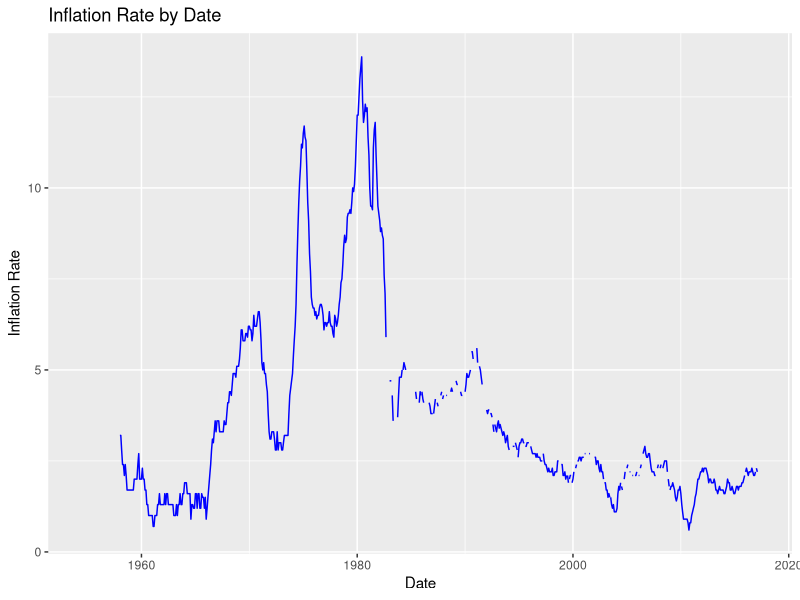
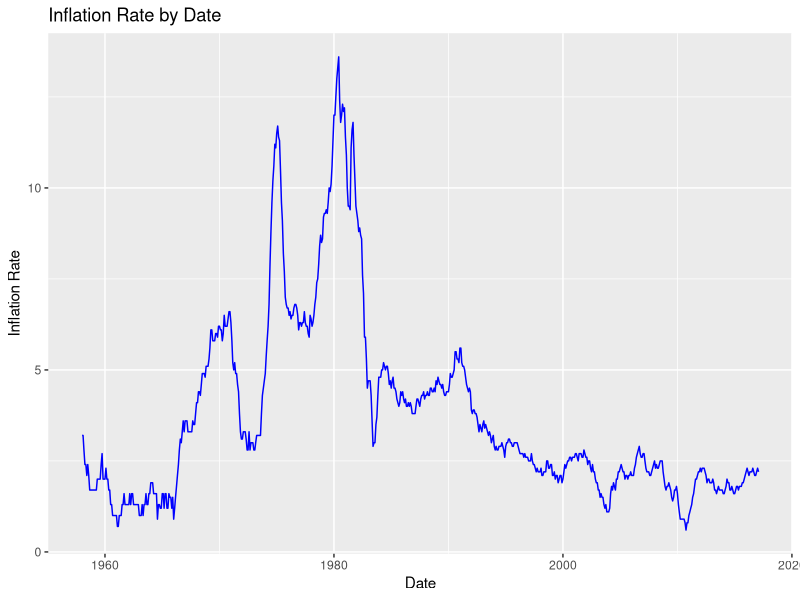
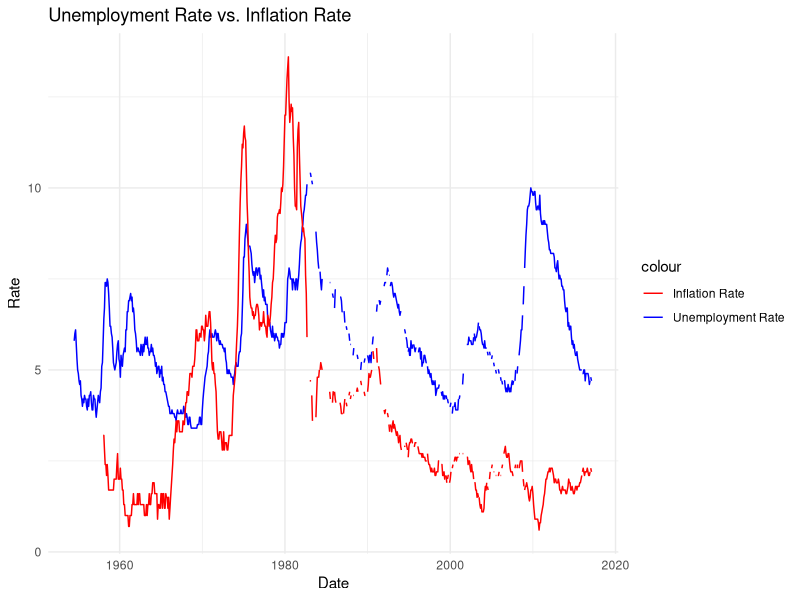

The R script that drew these images, in order:
## ---- chunk 1
#| label: setup
#| warning: false
#| message: false

library(tidyverse)
library(ggplot2)
library(lubridate)

knitr::opts_chunk$set(echo = TRUE, warning=FALSE, message=FALSE)
## ---- chunk 2
fed_rate <- read_csv("_data/FedFundsRate.csv")
head(fed_rate)
## ---- chunk 3
dim(fed_rate)
colnames(fed_rate)
## ---- chunk 4
#count the total missing values
sum(is.na(fed_rate))
## ---- chunk 5
#new cleaned date column 
fed_rate_clean <- fed_rate %>% 
  mutate(Date= ymd(str_c(Year, Month, Day, sep ="/"))) %>% 
  select(4:10, 11)
head(fed_rate_clean)
## ---- chunk 6

ggplot(fed_rate_clean, aes(x=Date, y=fed_rate_clean$`Inflation Rate`)) + 
  geom_line(color= "blue") + 
  xlab("Date") + 
  ylab("Inflation Rate") + 
  ggtitle("Inflation Rate by Date")
## ---- chunk 7
fed_rate_comp <- fed_rate_clean[!is.na(fed_rate_clean$`Inflation Rate`), ]

ggplot(fed_rate_comp, aes(x=Date, y=fed_rate_comp$`Inflation Rate`)) + 
  geom_line(color= "blue") + 
  xlab("Date") + 
  ylab("Inflation Rate") + 
  ggtitle("Inflation Rate by Date")
## ---- chunk 8
ggplot(fed_rate_clean, aes(x = Date)) +
  geom_line(aes(y = `Unemployment Rate`, color = "Unemployment Rate")) +
  geom_line(aes(y = `Inflation Rate`, color = "Inflation Rate")) +
  labs(x = "Date", y = "Rate", title = "Unemployment Rate vs. Inflation Rate") +
  scale_color_manual(values = c("Unemployment Rate" = "blue", "Inflation Rate" = "red")) +
  theme_minimal()
